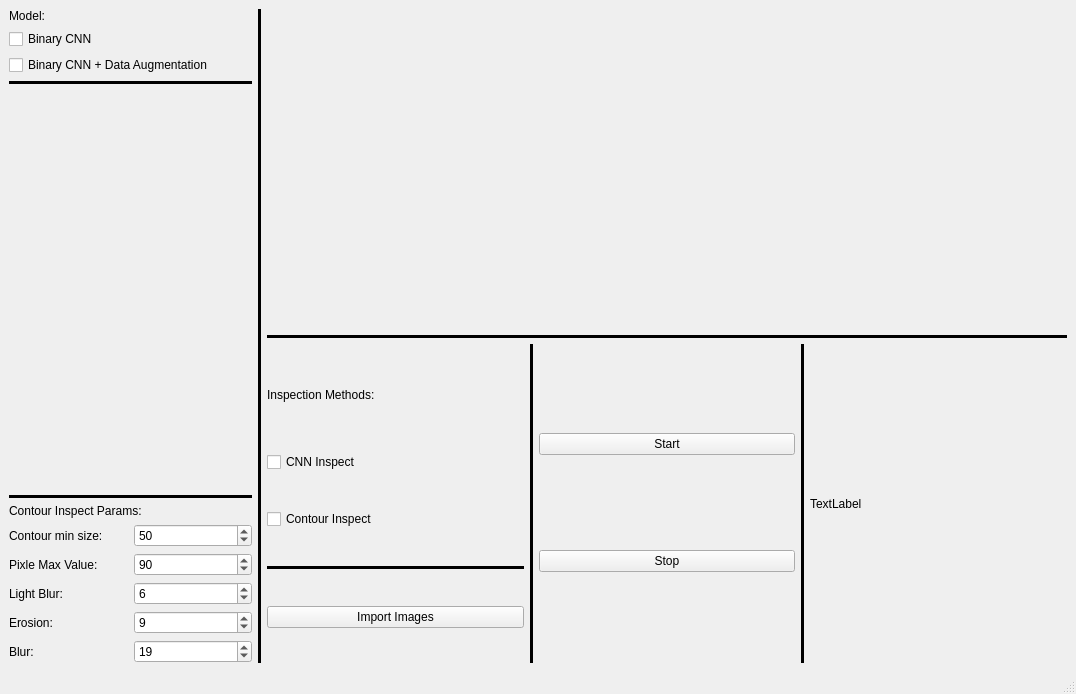
<?xml version="1.0" encoding="UTF-8"?>
<ui version="4.0">
 <class>MainWindow</class>
 <widget class="QMainWindow" name="MainWindow">
  <property name="geometry">
   <rect>
    <x>0</x>
    <y>0</y>
    <width>1076</width>
    <height>694</height>
   </rect>
  </property>
  <property name="windowTitle">
   <string>MainWindow</string>
  </property>
  <widget class="QWidget" name="centralwidget">
   <layout class="QHBoxLayout" name="horizontalLayout">
    <item>
     <layout class="QVBoxLayout" name="LHS_Vertical">
      <item>
       <widget class="QLabel" name="label_2">
        <property name="maximumSize">
         <size>
          <width>16777215</width>
          <height>40</height>
         </size>
        </property>
        <property name="frameShadow">
         <enum>QFrame::Plain</enum>
        </property>
        <property name="text">
         <string>Model:</string>
        </property>
       </widget>
      </item>
      <item>
       <widget class="QCheckBox" name="CNN_Model_Check">
        <property name="text">
         <string>Binary CNN</string>
        </property>
       </widget>
      </item>
      <item>
       <widget class="QCheckBox" name="CNN_Model_Aug_Check">
        <property name="text">
         <string>Binary CNN + Data Augmentation</string>
        </property>
       </widget>
      </item>
      <item>
       <widget class="Line" name="line_6">
        <property name="frameShadow">
         <enum>QFrame::Plain</enum>
        </property>
        <property name="lineWidth">
         <number>5</number>
        </property>
        <property name="orientation">
         <enum>Qt::Horizontal</enum>
        </property>
       </widget>
      </item>
      <item>
       <spacer name="verticalSpacer">
        <property name="orientation">
         <enum>Qt::Vertical</enum>
        </property>
        <property name="sizeHint" stdset="0">
         <size>
          <width>20</width>
          <height>40</height>
         </size>
        </property>
       </spacer>
      </item>
      <item>
       <widget class="Line" name="line_7">
        <property name="frameShadow">
         <enum>QFrame::Plain</enum>
        </property>
        <property name="lineWidth">
         <number>5</number>
        </property>
        <property name="orientation">
         <enum>Qt::Horizontal</enum>
        </property>
       </widget>
      </item>
      <item>
       <widget class="QLabel" name="label_3">
        <property name="maximumSize">
         <size>
          <width>16777215</width>
          <height>40</height>
         </size>
        </property>
        <property name="frameShadow">
         <enum>QFrame::Plain</enum>
        </property>
        <property name="text">
         <string>Contour Inspect Params:</string>
        </property>
       </widget>
      </item>
      <item>
       <layout class="QHBoxLayout" name="horizontalLayout_2">
        <item>
         <widget class="QLabel" name="cMinLabel">
          <property name="text">
           <string>Contour min size:</string>
          </property>
         </widget>
        </item>
        <item>
         <widget class="QSpinBox" name="cMinSpinBox">
          <property name="minimum">
           <number>1</number>
          </property>
          <property name="maximum">
           <number>1000</number>
          </property>
          <property name="value">
           <number>50</number>
          </property>
         </widget>
        </item>
       </layout>
      </item>
      <item>
       <layout class="QHBoxLayout" name="horizontalLayout_3">
        <item>
         <widget class="QLabel" name="pMaxValLable">
          <property name="text">
           <string>Pixle Max Value:</string>
          </property>
         </widget>
        </item>
        <item>
         <widget class="QSpinBox" name="pixMaxSpinBox">
          <property name="minimum">
           <number>1</number>
          </property>
          <property name="maximum">
           <number>255</number>
          </property>
          <property name="singleStep">
           <number>1</number>
          </property>
          <property name="value">
           <number>90</number>
          </property>
         </widget>
        </item>
       </layout>
      </item>
      <item>
       <layout class="QHBoxLayout" name="horizontalLayout_4">
        <item>
         <widget class="QLabel" name="lightBlurLabel">
          <property name="text">
           <string>Light Blur:</string>
          </property>
         </widget>
        </item>
        <item>
         <widget class="QSpinBox" name="lightBlurSpinBox">
          <property name="minimum">
           <number>1</number>
          </property>
          <property name="maximum">
           <number>30</number>
          </property>
          <property name="value">
           <number>6</number>
          </property>
         </widget>
        </item>
       </layout>
      </item>
      <item>
       <layout class="QHBoxLayout" name="horizontalLayout_5">
        <item>
         <widget class="QLabel" name="erosionLabel">
          <property name="text">
           <string>Erosion:</string>
          </property>
         </widget>
        </item>
        <item>
         <widget class="QSpinBox" name="erosionSpinBox">
          <property name="minimum">
           <number>1</number>
          </property>
          <property name="maximum">
           <number>30</number>
          </property>
          <property name="value">
           <number>9</number>
          </property>
         </widget>
        </item>
       </layout>
      </item>
      <item>
       <layout class="QHBoxLayout" name="horizontalLayout_6">
        <item>
         <widget class="QLabel" name="BlurLabel">
          <property name="text">
           <string>Blur:</string>
          </property>
         </widget>
        </item>
        <item>
         <widget class="QSpinBox" name="blurSpinBox">
          <property name="minimum">
           <number>1</number>
          </property>
          <property name="maximum">
           <number>30</number>
          </property>
          <property name="value">
           <number>19</number>
          </property>
         </widget>
        </item>
       </layout>
      </item>
     </layout>
    </item>
    <item>
     <widget class="Line" name="line_5">
      <property name="frameShadow">
       <enum>QFrame::Plain</enum>
      </property>
      <property name="lineWidth">
       <number>5</number>
      </property>
      <property name="orientation">
       <enum>Qt::Vertical</enum>
      </property>
     </widget>
    </item>
    <item>
     <layout class="QVBoxLayout" name="RHS_Vertical">
      <item>
       <widget class="QLabel" name="ImageBox">
        <property name="minimumSize">
         <size>
          <width>800</width>
          <height>0</height>
         </size>
        </property>
        <property name="autoFillBackground">
         <bool>false</bool>
        </property>
        <property name="text">
         <string/>
        </property>
        <property name="scaledContents">
         <bool>true</bool>
        </property>
       </widget>
      </item>
      <item>
       <widget class="Line" name="line">
        <property name="minimumSize">
         <size>
          <width>0</width>
          <height>0</height>
         </size>
        </property>
        <property name="maximumSize">
         <size>
          <width>16777215</width>
          <height>16777215</height>
         </size>
        </property>
        <property name="frameShadow">
         <enum>QFrame::Plain</enum>
        </property>
        <property name="lineWidth">
         <number>5</number>
        </property>
        <property name="orientation">
         <enum>Qt::Horizontal</enum>
        </property>
       </widget>
      </item>
      <item>
       <layout class="QHBoxLayout" name="LHS_BottomHalf">
        <item>
         <layout class="QVBoxLayout" name="verticalLayout_2">
          <item>
           <widget class="QLabel" name="label">
            <property name="maximumSize">
             <size>
              <width>16777215</width>
              <height>40</height>
             </size>
            </property>
            <property name="text">
             <string>Inspection Methods:</string>
            </property>
           </widget>
          </item>
          <item>
           <widget class="QCheckBox" name="CNN_Check">
            <property name="text">
             <string>CNN Inspect</string>
            </property>
           </widget>
          </item>
          <item>
           <widget class="QCheckBox" name="Contour_Check">
            <property name="text">
             <string>Contour Inspect</string>
            </property>
           </widget>
          </item>
          <item>
           <widget class="Line" name="line_2">
            <property name="frameShadow">
             <enum>QFrame::Plain</enum>
            </property>
            <property name="lineWidth">
             <number>5</number>
            </property>
            <property name="orientation">
             <enum>Qt::Horizontal</enum>
            </property>
           </widget>
          </item>
          <item>
           <widget class="QPushButton" name="importButton">
            <property name="text">
             <string>Import Images</string>
            </property>
           </widget>
          </item>
         </layout>
        </item>
        <item>
         <widget class="Line" name="line_3">
          <property name="frameShadow">
           <enum>QFrame::Plain</enum>
          </property>
          <property name="lineWidth">
           <number>5</number>
          </property>
          <property name="orientation">
           <enum>Qt::Vertical</enum>
          </property>
         </widget>
        </item>
        <item>
         <layout class="QVBoxLayout" name="verticalLayout">
          <item>
           <widget class="QPushButton" name="startButton">
            <property name="text">
             <string>Start</string>
            </property>
           </widget>
          </item>
          <item>
           <widget class="QPushButton" name="stopButton">
            <property name="text">
             <string>Stop</string>
            </property>
           </widget>
          </item>
         </layout>
        </item>
        <item>
         <widget class="Line" name="line_4">
          <property name="frameShadow">
           <enum>QFrame::Plain</enum>
          </property>
          <property name="lineWidth">
           <number>5</number>
          </property>
          <property name="orientation">
           <enum>Qt::Vertical</enum>
          </property>
         </widget>
        </item>
        <item>
         <widget class="QLabel" name="defectBox">
          <property name="autoFillBackground">
           <bool>false</bool>
          </property>
          <property name="text">
           <string>TextLabel</string>
          </property>
          <property name="scaledContents">
           <bool>true</bool>
          </property>
         </widget>
        </item>
       </layout>
      </item>
     </layout>
    </item>
   </layout>
  </widget>
  <widget class="QMenuBar" name="menubar">
   <property name="geometry">
    <rect>
     <x>0</x>
     <y>0</y>
     <width>1076</width>
     <height>26</height>
    </rect>
   </property>
  </widget>
  <widget class="QStatusBar" name="statusbar"/>
 </widget>
 <resources/>
 <connections/>
</ui>
